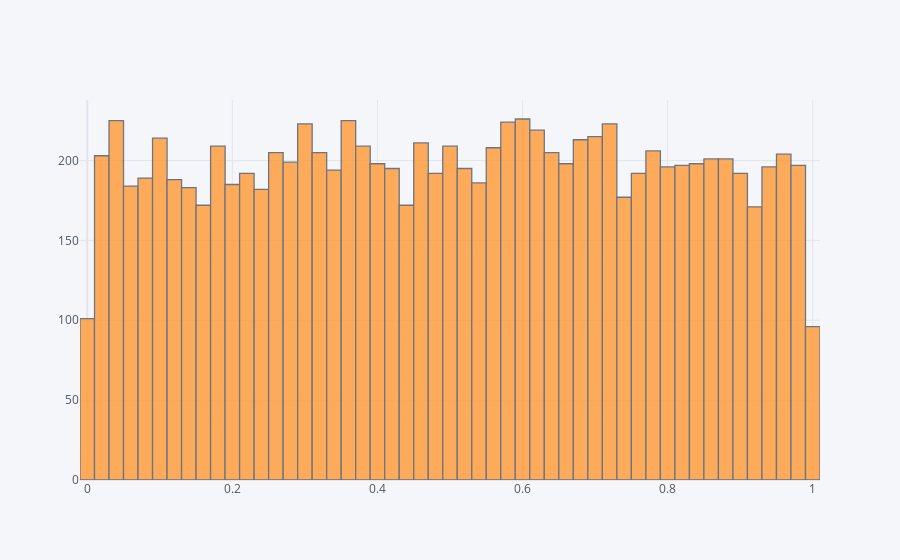

The notebook cell this image was saved under:
### Markdown cell above
#### (1) iplot() 으로 histogram 타입 그래프 그려보기

### Code cell
import chart_studio.plotly as py
import cufflinks as cf
cf.go_offline(connected = True)

df.iplot(kind = 'histogram')

### Figure 1 — Plotly figure (JSON) as saved in the notebook; plotly's stock layout.template omitted (floating-point values rounded to 4 significant figures; data arrays with more than 128 entries replaced by an {"elided": "..."} marker saying what was removed)
{"data": [{"histfunc": "count", "histnorm": "", "marker": {"color": "rgba(255, 153, 51, 1.0)", "line": {"color": "#4D5663", "width": 1.3}}, "name": "A", "opacity": 0.8, "orientation": "v", "type": "histogram", "x": {"elided": "10000 float values"}}], "layout": {"barmode": "overlay", "legend": {"bgcolor": "#F5F6F9", "font": {"color": "#4D5663"}}, "paper_bgcolor": "#F5F6F9", "plot_bgcolor": "#F5F6F9", "title": {"font": {"color": "#4D5663"}}, "xaxis": {"gridcolor": "#E1E5ED", "showgrid": true, "tickfont": {"color": "#4D5663"}, "title": {"font": {"color": "#4D5663"}, "text": ""}, "zerolinecolor": "#E1E5ED"}, "yaxis": {"gridcolor": "#E1E5ED", "showgrid": true, "tickfont": {"color": "#4D5663"}, "title": {"font": {"color": "#4D5663"}, "text": ""}, "zerolinecolor": "#E1E5ED"}}}
